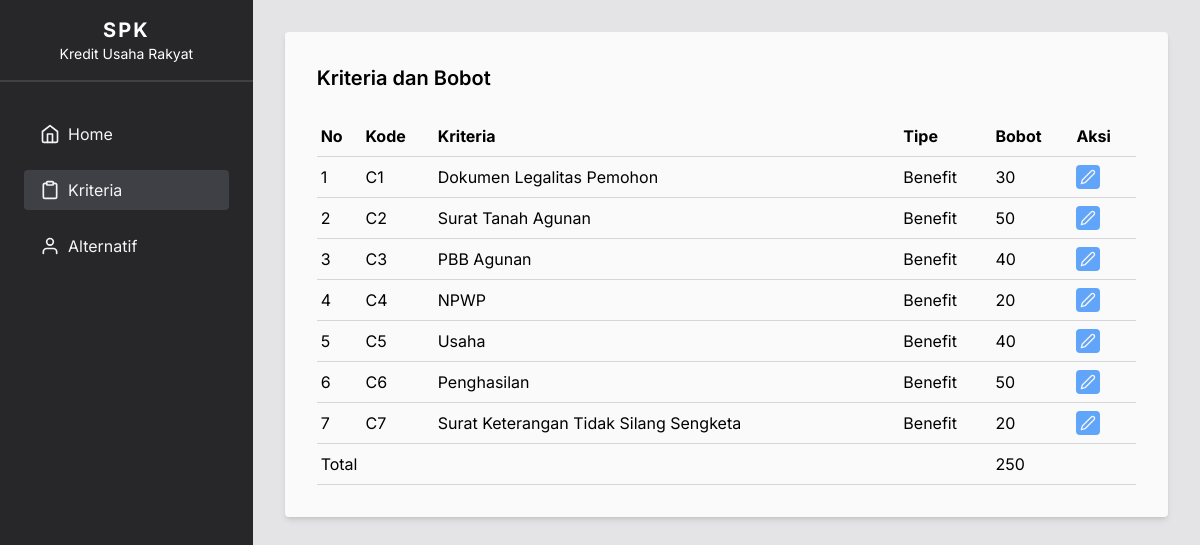
/kriteria/index.php, run on the app's committed database.
### tables this page shows
CREATE TABLE `kriteria` (
  `id` int(11) NOT NULL,
  `kode` varchar(255) NOT NULL,
  `nama` varchar(255) NOT NULL,
  `bobot` int(11) NOT NULL,
  `isBenefit` tinyint(1) NOT NULL
);

### Smart.php (called while the page is built, shortened)
<?php
class Smart
{
	public $kriteria = array();
	public $alternatif = array();
	public $normalisasiAlternatif = array();
	public $normalisasiBobot = array();
	public $cmin = array();
	public $cmax = array();
	public $utilitas = array();
	public $nilaiAkhir = array();
	function __construct()
	{
		$conn = mysqli_connect("localhost", "root", "", "spk");
		$queryKriteria = mysqli_query($conn, "SELECT * FROM kriteria");
		$queryAlternatif = mysqli_query($conn, "SELECT * FROM alternatif");
		while ($row = mysqli_fetch_array($queryKriteria)) {
			array_push($this->kriteria, array($row["id"], $row["kode"], $row["nama"], $row["bobot"], $row["isBenefit"]));
		};
		while ($row = mysqli_fetch_array($queryAlternatif)) {
			array_push($this->alternatif, array($row["id"], $row["kode"], $row["nama"], $row['C1'], $row['C2'], $row['C3'], $row['C4'], $row['C5'], $row['C6'], $row['C7']));
		};
	}
	function setDynamicArray($length, $value)
	{
		$array = array();
		for ($i = 1; $i <= $length; $i++) {
			array_push($array, $value);
		}
		return $array;
	}
	function totalBobotKriteria()
	{
		$total = 0;
		foreach ($this->kriteria as $kriteria) {
			$total += $kriteria[3];
		}
		return $total;
	}
	function normalisasiBobot()
	{
		foreach ($this->kriteria as $kriteria) {
			$kriteria[count($kriteria)] = round($kriteria[3] / $this->totalBobotKriteria(), 3);
			array_push($this->normalisasiBobot, $kriteria);
		}
	}
	function cmin()
	{
		$this->cmin = $this->setDynamicArray(count($this->kriteria), 100);
		foreach ($this->normalisasiAlternatif as $alternatif) {
			for ($i = 0; $i < 7; $i++) {
				if ($this->cmin[$i] > $alternatif[$i + 3]) {
					$this->cmin[$i] = $alternatif[$i + 3];
				}
			}
		}
	}
	function cmax()
	{
		$this->cmax = $this->setDynamicArray(count($this->kriteria), 0);
		foreach ($this->normalisasiAlternatif as $alternatif) {
			for ($i = 0; $i < 7; $i++) {
				if ($this->cmax[$i] < $alternatif[$i + 3]) {
					$this->cmax[$i] = $alternatif[$i + 3];
				}
			}
		}
	}
	function normalisasiAlternatif()
	{
		$nilaiPembagi = array();
		foreach ($this->alternatif as $alternatif) {
			for ($i = 0; $i < 7; $i++) {
				@$nilaiPembagi[$i] += pow($alternatif[$i + 3], 2);
			}
		}
		for ($i = 0; $i < 7; $i++) {
			@$nilaiPembagi[$i] = round(sqrt($nilaiPembagi[$i]), 3);
		}
		foreach ($this->alternatif as $alternatif) {
			for ($i = 0; $i < 7; $i++) {
				@$alternatif[$i + 3] = round($alternatif[$i + 3] / $nilaiPembagi[$i], 3);
			}
			array_push($this->normalisasiAlternatif, $alternatif);
		}
	}
	function utilitas()
	{
		foreach ($this->normalisasiAlternatif as $alternatif) {
			for ($i = 0; $i < 7; $i++) {
				if ($this->cmax[$i] - $this->cmin[$i] == 0) {
					$alternatif[$i + 3] = 0;
				} else {
					if ($this->kriteria[3]) {
						$alternatif[$i + 3] = round(($alternatif[$i + 3] - $this->cmin[$i]) / ($this->cmax[$i] - $this->cmin[$i]), 3);
					} else {
						$alternatif[$i + 3] = round(($this->cmax[$i] - $alternatif[$i + 3]) / ($this->cmax[$i] - $this->cmin[$i]), 3);
					}
				}
			}
			array_push($this->utilitas, $alternatif);
		}
	}
	function nilaiAkhir()
	{
		foreach ($this->utilitas as $utilitas) {
			$total = 0;
			for ($i = 0; $i < 7; $i++) {
				$utilitas[$i + 3] = round($utilitas[$i + 3] * $this->normalisasiBobot[$i][5], 3);
				$total += $utilitas[$i + 3];
			}
			$utilitas[count($utilitas)] = round($total, 3);
			array_push($this->nilaiAkhir, $utilitas);
			usort($this->nilaiAkhir, function ($a, $b) {
				return $b[10] <=> $a[10];
			});
		}
	}
}

### kriteria/index.php (the view, shortened to what this page needs)
<?php
include '../Smart.php';
$smart = new Smart();
?>
<!DOCTYPE html>
<html lang="en">
<head>
	<script src="https://cdn.tailwindcss.com"></script>
	<link rel="stylesheet" href="../style.css">
</head>
<body class="bg-zinc-200 flex">
	<nav class="flex flex-col w-80 bg-zinc-800 h-screen gap-8 sticky top-0">
		<div class=" text-center py-4 text-white border-b-2 border-zinc-700">
			<a href="./" class="text-xl font-bold tracking-widest">SPK</a>
			<p class="text-sm">Kredit Usaha Rakyat</p>
		</div>
		<div class="flex flex-col gap-4 text-zinc-100 mx-6">
			<a class="py-2 px-4 rounded flex gap-2 items-center hover:bg-zinc-700" href="../"><img src="../assets/ic_home.svg" alt="icon home"> Home</a>
			<a class="py-2 px-4 rounded flex gap-2 items-center active" href="./"><img src="../assets/ic_clipboard.svg" alt="icon kriteria"> Kriteria</a>
			<a class="py-2 px-4 rounded flex gap-2 items-center hover:bg-zinc-700" href="../alternatif"><img src="../assets/ic_user.svg" alt="icon alternatif"> Alternatif</a>
		</div>
	</nav>
	<main class="flex w-full h-fit">
		<div class="m-8 bg-zinc-50 p-8 rounded flex flex-col gap-4 shadow-md w-full">
			<h2 class="font-semibold text-xl mb-2">Kriteria dan Bobot</h2>
			<table>
				<thead>
					<tr>
						<th>No</th>
						<th>Kode</th>
						<th>Kriteria</th>
						<th>Tipe</th>
						<th>Bobot</th>
						<th>Aksi</th>
					</tr>
				</thead>
				<tbody>
					<?php
					$no = 1;
					foreach ($smart->kriteria as $kriteria) {
					?>
						<tr>
							<td><?= $no ?></td>
							<td><?= $kriteria[1]; ?></td>
							<td><?= $kriteria[2]; ?></td>
							<td><?= $kriteria[4] == '1' ? "Benefit" : "Cost" ?></td>
							<td><?= $kriteria[3]; ?></td>
							<td>
								<a class="flex w-fit" href="./edit.php?id=<?= $kriteria[0] ?>" title="Edit <?= $kriteria[2] ?>">
									<img class="bg-blue-400 hover:bg-blue-700 p-1 rounded" src="../assets/ic_edit.svg" alt="icon edit">
								</a>
							</td>
						</tr>
					<?php $no++;
					} ?>
					<tr>
						<td colspan="4">Total</td>
						<td colspan="2"><?= $smart->totalBobotKriteria(); ?></td>
					</tr>
				</tbody>
			</table>
		</div>
	</main>
</body>
</html>

### style.css (style rules this page uses)
* { font-family: 'Inter'; }
.active { background-color: #3f3f46; }
table { width: 100%; }
th, td { text-align: left; padding: 8px 4px; border-bottom: 1px solid #d5d5da; }

### data on the page
kriteria: kode "C1", nama "Dokumen Legalitas Pemohon", isBenefit "Benefit", bobot "30"
kriteria: kode "C2", nama "Surat Tanah Agunan", isBenefit "Benefit", bobot "50"
kriteria: kode "C3", nama "PBB Agunan", isBenefit "Benefit", bobot "40"
kriteria: kode "C4", nama "NPWP", isBenefit "Benefit", bobot "20"
kriteria: kode "C5", nama "Usaha", isBenefit "Benefit", bobot "40"
kriteria: kode "C6", nama "Penghasilan", isBenefit "Benefit", bobot "50"
kriteria: kode "C7", nama "Surat Keterangan Tidak Silang Sengketa", isBenefit "Benefit", bobot "20"

### other printed values
$smart->totalBobotKriteria() "250"
